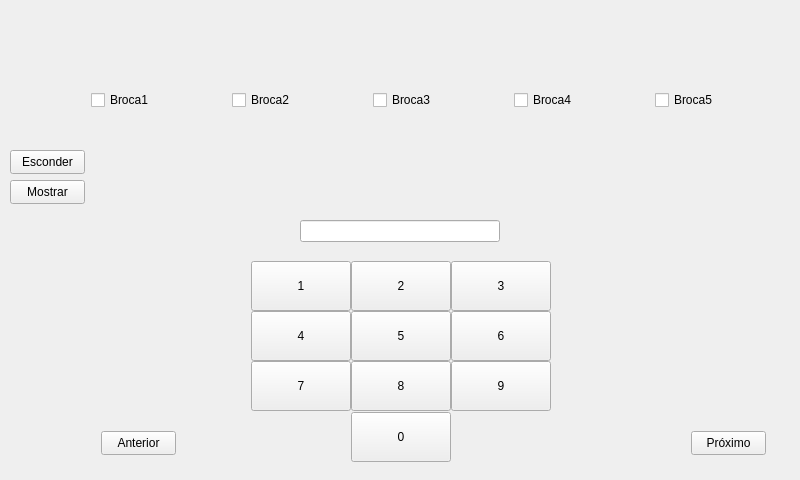
<?xml version="1.0" encoding="UTF-8"?>
<ui version="4.0">
 <class>MainWindow</class>
 <widget class="QMainWindow" name="MainWindow">
  <property name="geometry">
   <rect>
    <x>0</x>
    <y>0</y>
    <width>800</width>
    <height>480</height>
   </rect>
  </property>
  <property name="minimumSize">
   <size>
    <width>800</width>
    <height>480</height>
   </size>
  </property>
  <property name="maximumSize">
   <size>
    <width>800</width>
    <height>480</height>
   </size>
  </property>
  <property name="windowTitle">
   <string>MainWindow</string>
  </property>
  <widget class="QWidget" name="centralwidget">
   <widget class="QPushButton" name="Previous">
    <property name="geometry">
     <rect>
      <x>101</x>
      <y>431</y>
      <width>75</width>
      <height>24</height>
     </rect>
    </property>
    <property name="text">
     <string>Anterior</string>
    </property>
   </widget>
   <widget class="QPushButton" name="Next">
    <property name="geometry">
     <rect>
      <x>691</x>
      <y>431</y>
      <width>75</width>
      <height>24</height>
     </rect>
    </property>
    <property name="text">
     <string>Próximo</string>
    </property>
   </widget>
   <widget class="QLabel" name="Broca1">
    <property name="geometry">
     <rect>
      <x>91</x>
      <y>121</y>
      <width>135</width>
      <height>289</height>
     </rect>
    </property>
    <property name="text">
     <string/>
    </property>
    <property name="pixmap">
     <pixmap>Imagem/Broca1.PNG</pixmap>
    </property>
    <property name="scaledContents">
     <bool>true</bool>
    </property>
   </widget>
   <widget class="QLabel" name="Broca2">
    <property name="geometry">
     <rect>
      <x>232</x>
      <y>121</y>
      <width>135</width>
      <height>289</height>
     </rect>
    </property>
    <property name="text">
     <string/>
    </property>
    <property name="pixmap">
     <pixmap>Imagem/Broca2.PNG</pixmap>
    </property>
    <property name="scaledContents">
     <bool>true</bool>
    </property>
   </widget>
   <widget class="QLabel" name="Broca3">
    <property name="geometry">
     <rect>
      <x>373</x>
      <y>121</y>
      <width>135</width>
      <height>289</height>
     </rect>
    </property>
    <property name="text">
     <string/>
    </property>
    <property name="pixmap">
     <pixmap>Imagem/Broca1.PNG</pixmap>
    </property>
    <property name="scaledContents">
     <bool>true</bool>
    </property>
   </widget>
   <widget class="QLabel" name="Broca4">
    <property name="geometry">
     <rect>
      <x>514</x>
      <y>121</y>
      <width>135</width>
      <height>289</height>
     </rect>
    </property>
    <property name="text">
     <string/>
    </property>
    <property name="pixmap">
     <pixmap>Imagem/Broca2.PNG</pixmap>
    </property>
    <property name="scaledContents">
     <bool>true</bool>
    </property>
   </widget>
   <widget class="QLabel" name="Broca5">
    <property name="geometry">
     <rect>
      <x>655</x>
      <y>121</y>
      <width>135</width>
      <height>289</height>
     </rect>
    </property>
    <property name="text">
     <string/>
    </property>
    <property name="pixmap">
     <pixmap>Imagem/Broca2.PNG</pixmap>
    </property>
    <property name="scaledContents">
     <bool>true</bool>
    </property>
   </widget>
   <widget class="QCheckBox" name="Check_Broca1">
    <property name="geometry">
     <rect>
      <x>91</x>
      <y>90</y>
      <width>76</width>
      <height>20</height>
     </rect>
    </property>
    <property name="palette">
     <palette>
      <active>
       <colorrole role="WindowText">
        <brush brushstyle="SolidPattern">
         <color alpha="255">
          <red>255</red>
          <green>255</green>
          <blue>255</blue>
         </color>
        </brush>
       </colorrole>
      </active>
      <inactive>
       <colorrole role="WindowText">
        <brush brushstyle="SolidPattern">
         <color alpha="255">
          <red>0</red>
          <green>0</green>
          <blue>0</blue>
         </color>
        </brush>
       </colorrole>
      </inactive>
      <disabled>
       <colorrole role="WindowText">
        <brush brushstyle="SolidPattern">
         <color alpha="255">
          <red>120</red>
          <green>120</green>
          <blue>120</blue>
         </color>
        </brush>
       </colorrole>
      </disabled>
     </palette>
    </property>
    <property name="styleSheet">
     <string notr="true"/>
    </property>
    <property name="text">
     <string>Broca1</string>
    </property>
   </widget>
   <widget class="QCheckBox" name="Check_Broca2">
    <property name="geometry">
     <rect>
      <x>232</x>
      <y>90</y>
      <width>76</width>
      <height>20</height>
     </rect>
    </property>
    <property name="palette">
     <palette>
      <active>
       <colorrole role="WindowText">
        <brush brushstyle="SolidPattern">
         <color alpha="255">
          <red>255</red>
          <green>255</green>
          <blue>255</blue>
         </color>
        </brush>
       </colorrole>
      </active>
      <inactive>
       <colorrole role="WindowText">
        <brush brushstyle="SolidPattern">
         <color alpha="255">
          <red>0</red>
          <green>0</green>
          <blue>0</blue>
         </color>
        </brush>
       </colorrole>
      </inactive>
      <disabled>
       <colorrole role="WindowText">
        <brush brushstyle="SolidPattern">
         <color alpha="255">
          <red>120</red>
          <green>120</green>
          <blue>120</blue>
         </color>
        </brush>
       </colorrole>
      </disabled>
     </palette>
    </property>
    <property name="text">
     <string>Broca2</string>
    </property>
   </widget>
   <widget class="QCheckBox" name="Check_Broca3">
    <property name="geometry">
     <rect>
      <x>373</x>
      <y>90</y>
      <width>76</width>
      <height>20</height>
     </rect>
    </property>
    <property name="palette">
     <palette>
      <active>
       <colorrole role="WindowText">
        <brush brushstyle="SolidPattern">
         <color alpha="255">
          <red>255</red>
          <green>255</green>
          <blue>255</blue>
         </color>
        </brush>
       </colorrole>
      </active>
      <inactive>
       <colorrole role="WindowText">
        <brush brushstyle="SolidPattern">
         <color alpha="255">
          <red>0</red>
          <green>0</green>
          <blue>0</blue>
         </color>
        </brush>
       </colorrole>
      </inactive>
      <disabled>
       <colorrole role="WindowText">
        <brush brushstyle="SolidPattern">
         <color alpha="255">
          <red>120</red>
          <green>120</green>
          <blue>120</blue>
         </color>
        </brush>
       </colorrole>
      </disabled>
     </palette>
    </property>
    <property name="text">
     <string>Broca3</string>
    </property>
   </widget>
   <widget class="QCheckBox" name="Check_Broca4">
    <property name="geometry">
     <rect>
      <x>514</x>
      <y>90</y>
      <width>76</width>
      <height>20</height>
     </rect>
    </property>
    <property name="palette">
     <palette>
      <active>
       <colorrole role="WindowText">
        <brush brushstyle="SolidPattern">
         <color alpha="255">
          <red>255</red>
          <green>255</green>
          <blue>255</blue>
         </color>
        </brush>
       </colorrole>
      </active>
      <inactive>
       <colorrole role="WindowText">
        <brush brushstyle="SolidPattern">
         <color alpha="255">
          <red>0</red>
          <green>0</green>
          <blue>0</blue>
         </color>
        </brush>
       </colorrole>
      </inactive>
      <disabled>
       <colorrole role="WindowText">
        <brush brushstyle="SolidPattern">
         <color alpha="255">
          <red>120</red>
          <green>120</green>
          <blue>120</blue>
         </color>
        </brush>
       </colorrole>
      </disabled>
     </palette>
    </property>
    <property name="text">
     <string>Broca4</string>
    </property>
   </widget>
   <widget class="QCheckBox" name="Check_Broca5">
    <property name="geometry">
     <rect>
      <x>655</x>
      <y>90</y>
      <width>76</width>
      <height>20</height>
     </rect>
    </property>
    <property name="palette">
     <palette>
      <active>
       <colorrole role="WindowText">
        <brush brushstyle="SolidPattern">
         <color alpha="255">
          <red>255</red>
          <green>255</green>
          <blue>255</blue>
         </color>
        </brush>
       </colorrole>
      </active>
      <inactive>
       <colorrole role="WindowText">
        <brush brushstyle="SolidPattern">
         <color alpha="255">
          <red>0</red>
          <green>0</green>
          <blue>0</blue>
         </color>
        </brush>
       </colorrole>
      </inactive>
      <disabled>
       <colorrole role="WindowText">
        <brush brushstyle="SolidPattern">
         <color alpha="255">
          <red>120</red>
          <green>120</green>
          <blue>120</blue>
         </color>
        </brush>
       </colorrole>
      </disabled>
     </palette>
    </property>
    <property name="text">
     <string>Broca5</string>
    </property>
   </widget>
   <widget class="QLabel" name="imagem_Logo">
    <property name="geometry">
     <rect>
      <x>0</x>
      <y>0</y>
      <width>800</width>
      <height>480</height>
     </rect>
    </property>
    <property name="text">
     <string/>
    </property>
    <property name="pixmap">
     <pixmap>Imagem/Logo.png</pixmap>
    </property>
    <property name="scaledContents">
     <bool>true</bool>
    </property>
   </widget>
   <widget class="QPushButton" name="Hide">
    <property name="geometry">
     <rect>
      <x>10</x>
      <y>150</y>
      <width>75</width>
      <height>24</height>
     </rect>
    </property>
    <property name="text">
     <string>Esconder</string>
    </property>
   </widget>
   <widget class="QPushButton" name="Show">
    <property name="geometry">
     <rect>
      <x>10</x>
      <y>180</y>
      <width>75</width>
      <height>24</height>
     </rect>
    </property>
    <property name="text">
     <string>Mostrar</string>
    </property>
   </widget>
   <widget class="QLineEdit" name="lineEdit_Login">
    <property name="geometry">
     <rect>
      <x>300</x>
      <y>220</y>
      <width>200</width>
      <height>22</height>
     </rect>
    </property>
    <property name="maximumSize">
     <size>
      <width>200</width>
      <height>16777215</height>
     </size>
    </property>
    <property name="font">
     <font>
      <pointsize>16</pointsize>
      <bold>true</bold>
     </font>
    </property>
    <property name="inputMask">
     <string/>
    </property>
    <property name="text">
     <string/>
    </property>
    <property name="dragEnabled">
     <bool>true</bool>
    </property>
    <property name="readOnly">
     <bool>false</bool>
    </property>
    <property name="clearButtonEnabled">
     <bool>false</bool>
    </property>
   </widget>
   <widget class="QLabel" name="imagem_User">
    <property name="geometry">
     <rect>
      <x>300</x>
      <y>10</y>
      <width>200</width>
      <height>200</height>
     </rect>
    </property>
    <property name="maximumSize">
     <size>
      <width>200</width>
      <height>200</height>
     </size>
    </property>
    <property name="text">
     <string/>
    </property>
    <property name="pixmap">
     <pixmap>Imagem/User.png</pixmap>
    </property>
    <property name="scaledContents">
     <bool>true</bool>
    </property>
   </widget>
   <widget class="QPushButton" name="Number_0">
    <property name="geometry">
     <rect>
      <x>351</x>
      <y>412</y>
      <width>100</width>
      <height>50</height>
     </rect>
    </property>
    <property name="minimumSize">
     <size>
      <width>0</width>
      <height>50</height>
     </size>
    </property>
    <property name="text">
     <string>0</string>
    </property>
   </widget>
   <widget class="QPushButton" name="Number_6">
    <property name="geometry">
     <rect>
      <x>451</x>
      <y>311</y>
      <width>100</width>
      <height>50</height>
     </rect>
    </property>
    <property name="minimumSize">
     <size>
      <width>100</width>
      <height>50</height>
     </size>
    </property>
    <property name="text">
     <string>6</string>
    </property>
   </widget>
   <widget class="QPushButton" name="Number_4">
    <property name="geometry">
     <rect>
      <x>351</x>
      <y>311</y>
      <width>100</width>
      <height>50</height>
     </rect>
    </property>
    <property name="minimumSize">
     <size>
      <width>0</width>
      <height>50</height>
     </size>
    </property>
    <property name="text">
     <string>5</string>
    </property>
   </widget>
   <widget class="QPushButton" name="Number_9">
    <property name="geometry">
     <rect>
      <x>451</x>
      <y>361</y>
      <width>100</width>
      <height>50</height>
     </rect>
    </property>
    <property name="minimumSize">
     <size>
      <width>100</width>
      <height>50</height>
     </size>
    </property>
    <property name="text">
     <string>9</string>
    </property>
   </widget>
   <widget class="QPushButton" name="Number_1">
    <property name="geometry">
     <rect>
      <x>251</x>
      <y>261</y>
      <width>100</width>
      <height>50</height>
     </rect>
    </property>
    <property name="minimumSize">
     <size>
      <width>100</width>
      <height>50</height>
     </size>
    </property>
    <property name="text">
     <string>1</string>
    </property>
   </widget>
   <widget class="QPushButton" name="Number_3">
    <property name="geometry">
     <rect>
      <x>451</x>
      <y>261</y>
      <width>100</width>
      <height>50</height>
     </rect>
    </property>
    <property name="minimumSize">
     <size>
      <width>100</width>
      <height>50</height>
     </size>
    </property>
    <property name="text">
     <string>3</string>
    </property>
   </widget>
   <widget class="QPushButton" name="Number_5">
    <property name="geometry">
     <rect>
      <x>251</x>
      <y>311</y>
      <width>100</width>
      <height>50</height>
     </rect>
    </property>
    <property name="minimumSize">
     <size>
      <width>0</width>
      <height>50</height>
     </size>
    </property>
    <property name="text">
     <string>4</string>
    </property>
   </widget>
   <widget class="QPushButton" name="Number_7">
    <property name="geometry">
     <rect>
      <x>251</x>
      <y>361</y>
      <width>100</width>
      <height>50</height>
     </rect>
    </property>
    <property name="minimumSize">
     <size>
      <width>0</width>
      <height>50</height>
     </size>
    </property>
    <property name="text">
     <string>7</string>
    </property>
   </widget>
   <widget class="QPushButton" name="Number_2">
    <property name="geometry">
     <rect>
      <x>351</x>
      <y>261</y>
      <width>100</width>
      <height>50</height>
     </rect>
    </property>
    <property name="minimumSize">
     <size>
      <width>100</width>
      <height>50</height>
     </size>
    </property>
    <property name="text">
     <string>2</string>
    </property>
   </widget>
   <widget class="QPushButton" name="Number_8">
    <property name="geometry">
     <rect>
      <x>351</x>
      <y>361</y>
      <width>100</width>
      <height>50</height>
     </rect>
    </property>
    <property name="minimumSize">
     <size>
      <width>0</width>
      <height>50</height>
     </size>
    </property>
    <property name="text">
     <string>8</string>
    </property>
   </widget>
   <widget class="QLabel" name="imagem_User_2">
    <property name="geometry">
     <rect>
      <x>10</x>
      <y>10</y>
      <width>51</width>
      <height>51</height>
     </rect>
    </property>
    <property name="maximumSize">
     <size>
      <width>200</width>
      <height>200</height>
     </size>
    </property>
    <property name="text">
     <string/>
    </property>
    <property name="pixmap">
     <pixmap>Imagem/User.png</pixmap>
    </property>
    <property name="scaledContents">
     <bool>true</bool>
    </property>
   </widget>
   <widget class="QLabel" name="user_logado">
    <property name="geometry">
     <rect>
      <x>18</x>
      <y>70</y>
      <width>49</width>
      <height>16</height>
     </rect>
    </property>
    <property name="text">
     <string/>
    </property>
   </widget>
   <zorder>imagem_User_2</zorder>
   <zorder>Check_Broca3</zorder>
   <zorder>Broca3</zorder>
   <zorder>Check_Broca4</zorder>
   <zorder>Broca1</zorder>
   <zorder>Check_Broca5</zorder>
   <zorder>Broca2</zorder>
   <zorder>Check_Broca1</zorder>
   <zorder>Broca4</zorder>
   <zorder>Check_Broca2</zorder>
   <zorder>Broca5</zorder>
   <zorder>Hide</zorder>
   <zorder>Show</zorder>
   <zorder>Next</zorder>
   <zorder>Previous</zorder>
   <zorder>imagem_Logo</zorder>
   <zorder>Number_0</zorder>
   <zorder>imagem_User</zorder>
   <zorder>lineEdit_Login</zorder>
   <zorder>Number_6</zorder>
   <zorder>Number_4</zorder>
   <zorder>Number_9</zorder>
   <zorder>Number_1</zorder>
   <zorder>Number_3</zorder>
   <zorder>Number_5</zorder>
   <zorder>Number_7</zorder>
   <zorder>Number_2</zorder>
   <zorder>Number_8</zorder>
   <zorder>user_logado</zorder>
  </widget>
 </widget>
 <resources/>
 <connections/>
</ui>
